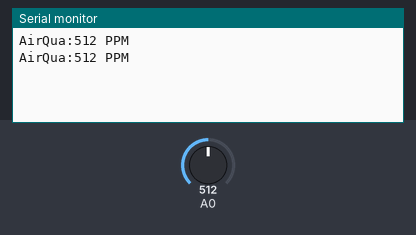
The sketch below on a simulated Arduino Uno, built with avr-gcc and run on an emulated ATmega328P. Parts: the last lines printed to the serial monitor. Inputs (shaded band) come from the test bench; at power-on: A0 = 512.

Above: at 1.8 s.
1.9 s: A0 set to 716
At 2.7 s:
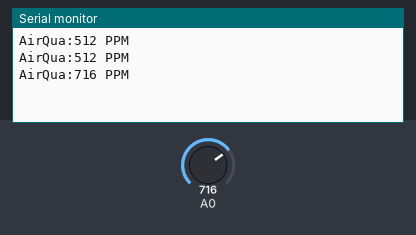
3.4 s: A0 set to 900
At 4.8 s:
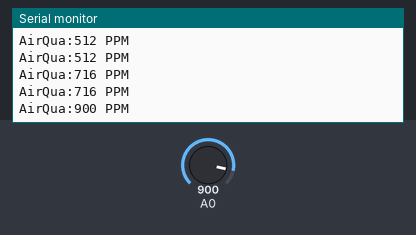
Timing chart, 0 to 6.4 s (numbered marks = the images above; inputs shaded):
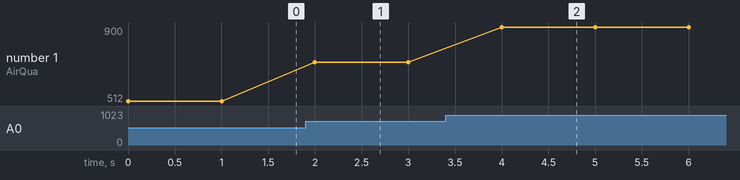

The sketch:

mq135_test.ino
```cpp
//////////// FOR ARDIUNO ////////////////////
int sensorValue;
void setup() {
  Serial.begin(115200);                            // sets the serial port to 115200
}
void loop() {
  sensorValue = analogRead(A0);       // read analog input pin 0
  Serial.print("AirQua:");
  Serial.print(sensorValue, DEC);               // prints the value read
  Serial.println(" PPM\n");
  delay(1000);                                   // wait 100ms for next reading
}


///////////////////////////////// FOR ESP8266 /////////////////////////////////
//#include <ESP8266WiFi.h>
//String apiKey = "Z7GR4DBCLYJ5ZIZO"; // Enter your Write API key from ThingSpeak
//const char *ssid = "Dev"; // replace with your wifi ssid and wpa2 key
//const char *pass = "9619177458";
//const char* server = "api.thingspeak.com";
//WiFiClient client;
//void setup()
//{
//  Serial.begin(115200);
//  delay(10);
//  Serial.println("Connecting to ");
//  Serial.println(ssid);
//  WiFi.begin(ssid, pass);
//  while (WiFi.status() != WL_CONNECTED)
//  {
//    delay(500);
//    Serial.print(".");
//  }
//  Serial.println("");
//  Serial.println("WiFi connected");
//}
//void loop()
//{
//  float h = analogRead(A0);
//  if (isnan(h))
//  {
//    Serial.println("Failed to read from MQ-5 sensor!");
//    return;
//  }
//
//  if (client.connect(server, 80)) // "184.106.153.149" or api.thingspeak.com
//  {
//    String postStr = apiKey;
//    postStr += "&field1=";
//    postStr += String(h / 1023 * 100);
//    postStr += "r\n";
//    client.print("POST /update HTTP/1.1\n");
//    client.print("Host: api.thingspeak.com\n");
//    client.print("Connection: close\n");
//    client.print("X-THINGSPEAKAPIKEY: " + apiKey + "\n");
//    client.print("Content-Type: application/x-www-form-urlencoded\n");
//    client.print("Content-Length: ");
//    client.print(postStr.length());
//    client.print("\n\n");
//    client.print(postStr);
//
//
//    Serial.print("Gas Level: ");
//    Serial.println(h / 1023 * 100);
//    Serial.println("Data Send to Thingspeak");
//  }
//  delay(500);
//  client.stop();
//  Serial.println("Waiting...");
//
//  // thingspeak needs minimum 15 sec delay between updates.
//  delay(1500);
//}
```

Measured:
- after the input at 1.9 s, the serial monitor: prints a new line after 0.10 s (image 1)
- after the input at 3.4 s, the serial monitor: prints a new line after 0.60 s (image 2)
- plotted number 1: 512 → 716 after the input at 1.9 s, 716 → 900 after the input at 3.4 s
